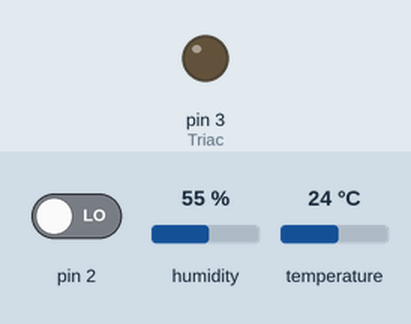
This sketch was run on a simulated Arduino Uno, built with avr-gcc and run on an emulated ATmega328P. Parts: output pins drawn as LEDs (lit = HIGH). Inputs (shaded band) come from the test bench; at power-on: pin 2 LOW, humidity 55 %, temperature 24 °C. What the sketch prints to the serial monitor is not drawn.

Above: at 2.7 s.
2.8 s: pin 2 driven HIGH
At 3.4 s:
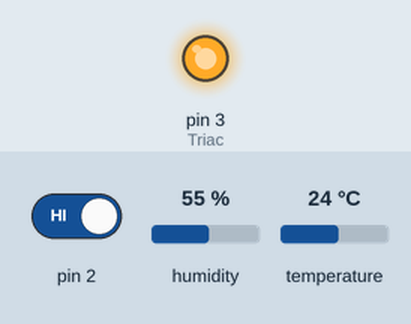
Timing chart, 0 to 5.8 s (numbered marks = the images above; inputs shaded):
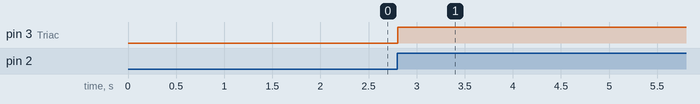

The sketch:

DHT11_TRIAC.ino
```cpp
/*
  DHT11
*/
#include <DHT_U.h>

// Pin digital conectado al sensor DHT11
#define DHTPIN A0

#define DHTTYPE DHT11

DHT dht(DHTPIN, DHTTYPE);

/*
  Controlador del tiempo
*/
// Util para realizar el temporizador que testeara cada 100 us el contador
#include <TimerOne.h>


/*
  Declaración de variables para el control de la temperatura
*/
int temperature = 0;

// Temperatura mínima
int tem_min = 18;

// Rango de temperaturas medias
int tem_med_1 = 22;
int tem_med_2 = 24;

// Temperatura máxima
int tem_max_1 = 25;

// Temperatura para apagar por completo el bombillo
int tem_max_2 = 27;


/*
  Declaración de variables para el control del TRIAC
*/
// Variable usada por el contador
volatile int i=0;

// variable que actúa como switch al detectar cruce por cero
volatile boolean cruce_cero=0;

// Salida conectada al optoacoplador MOC 3021
int Triac = 3;

// Controla la intensidad de iluminación, 0 = MAX-ON ; 83 = MIN-OFF
int dim;

// Tiempo en el cual se producen la interrupciones en us.
int T_int = 100;


/*
  Cofiguraciones "SET UP"
*/
void setup() {

  // Configurar el TRIAC como salida.
  pinMode(Triac, OUTPUT);

  /*
    "attachInterrupt" realiza una interrupción al detectar el cruce por cero en el pin 2
        - 0 hace referecnia al pin 2 que detecta el cruce por 0
        - Se llama a la fucnión "Deteccion_cruce_cero"
        - "RISING": Si el valor cambia de 0 a 1 se realiza la interrupción
  */
  attachInterrupt(0, Deteccion_cruce_cero, RISING);

  //Inicializa la librería "TimerOne.h" con el tiempo deseado
  Timer1.initialize(T_int);

  // En cada interrupción (cada 100 us) se ejecuta el codigo de la función "Dimer"
  Timer1.attachInterrupt(Dimer, T_int);

  // inicializar comunicación Serail a 9600 budios
  Serial.begin(9600);

  // Inicializar la libreria del sensor DHT11
  dht.begin();
  Serial.println("Welcome to Microdigisoftn");
  delay(500);
  Serial.println("DHT11 Humidity & temperature Sensor");

  // Esperar un segundo para empezar a acceder al sensor DHT11
  delay(1000);
}


/*
  Funcción que detectar cuando hay un cruce por 0
*/
void Deteccion_cruce_cero() {
  // Si existe un cruce por cero entonces la variable "cruce_cero" cambia a TRUE...
  //...reseteando el valor de "i", y colocando la salida conectada al Triac en estado "LOW"
  cruce_cero = true;
  i=0;
  digitalWrite(Triac, LOW);
}


/*
  Función para controlar el ángulo de disparo del TRIAC
*/
void Dimer() {
  if (cruce_cero == true) {
    if (i>=dim ) {
      digitalWrite(Triac, HIGH);
      i=0;
      cruce_cero=false;
    }

    else {
      i++;
    }
  }
}


/*
  Función para sensar la temperature y humedad del sensor DHT11
*/
void Calc_temperature() {
  temperature = dht.readTemperature();
  // Serial.print("Humidity = ");
  // Serial.print(dht.readHumidity());
  // Serial.println("%  ");
  // Serial.print("Temperature = ");
  Serial.println(temperature);
  // Serial.println("C  ");
  // Serial.println("");
}


void loop () {

  // Sensar el valor de temperatura y humedad del DHT11
  Calc_temperature();

  // temperatura menor a 27 °C
  if (temperature<tem_min) {
    dim = 21;
  }

  // temperatura entre a 27 °C y 30.1 °C
  else if (temperature>=tem_min && temperature<tem_med_1) {
    dim = 35;
  }

  // temperatura entre 30.1 °C y 30.3 °C
  else if (temperature>=tem_med_1 && temperature<tem_med_2) {
    dim = 45;
  }

  // temperatura entre 30.3 °C y 30.5 °C
  else if (temperature>=tem_med_2 && temperature<tem_max_1) {
    dim = 60;
  }

  // temperatura entre 30.5 °C y 30.7 °C
  else if (temperature>=tem_max_1 && temperature<tem_max_2) {
    dim = 68;
  }

  // temperatura mayor a 30.7 °C
  else if (temperature>=tem_max_2){
    dim = 83;
  }
}
```

Measured:
- after the input at 2.8 s, pin 3 (Triac): LOW → HIGH at once
